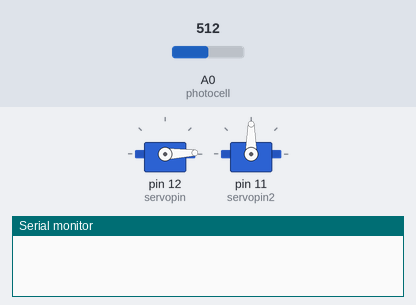
Recording of a sketch running on a simulated Arduino Uno, built with avr-gcc and run on an emulated ATmega328P. On the bench: 2 × servo, the last lines printed to the serial monitor. The test bench sets the inputs (shaded band); at power-on: A0 (photocell) = 512.

Above: at 0.07 s.
At 9.98 s:
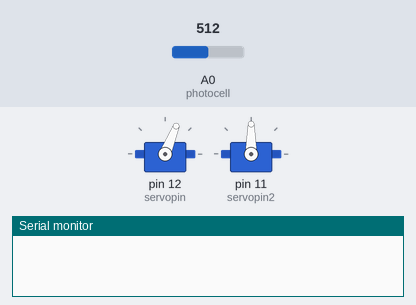
At 19.89 s:
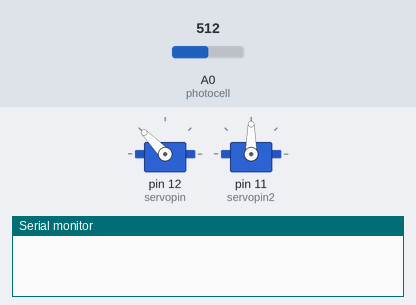
At 39.88 s:
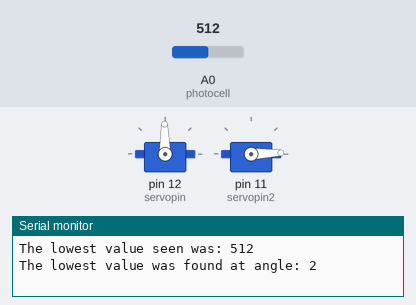
Timing chart, 0 to 40.0 s (numbered marks = the images above):
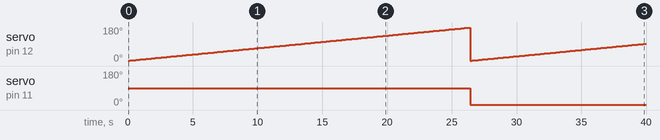

Measured:
- by itself, servo on pin 12 (servopin): 2° → 3° at 0.15 s, → 4° 0.15 s later, → 5° 0.15 s later, → 6° 0.15 s later, … (266 changes in this stretch)
- by itself, servo on pin 11 (servopin2): 90° → 2° at 26.4 s

The sketch:

LightServoPart1.ino
```cpp
// Sweeps a servo across, a few steps at a time
// and prints out what the lowest value was
// and at what angle it was found. A Second servo points to where the lowest
// value was found.

// import servo library
#include <Servo.h>

// name servos and what pins are used for devices.
Servo servo1;
Servo servo2;
int photocell = A0;
int servopin = 12;
int servopin2 = 11;

void setup()
{
  // tell arduino where the servos are attached and that the serial monitor
  // will be used.
  Serial.begin(9600);
  servo1.attach(servopin);
  servo2.attach(servopin2);
}

void loop()
{
  int i; // position
  int lowest = 1000; // define lowest value as really high so any value found will be lower
  int angle = 0; // define temporary angle for which lowest value was found.
  for (i=2; i<= 177; i=i+1) // for loop to make servo sweep across
  {
    servo1.write(i); // set servo to position i
    delay(150); // delay 150ms
    int lightValue = analogRead(photocell); // store value recorded
    if (lightValue < lowest) // if statement to record the lowest value and at what angle it was found
    {
      angle = i;
      lowest = lightValue;
    }
  }
  servo2.write(angle); // second servo points to where lowest value was found
  // prints out the lowest value seen and at what angle it was found.
  Serial.print("The lowest value seen was: ");
  Serial.println(lowest);
  Serial.print("The lowest value was found at angle: ");
  Serial.println(angle);
}
```
